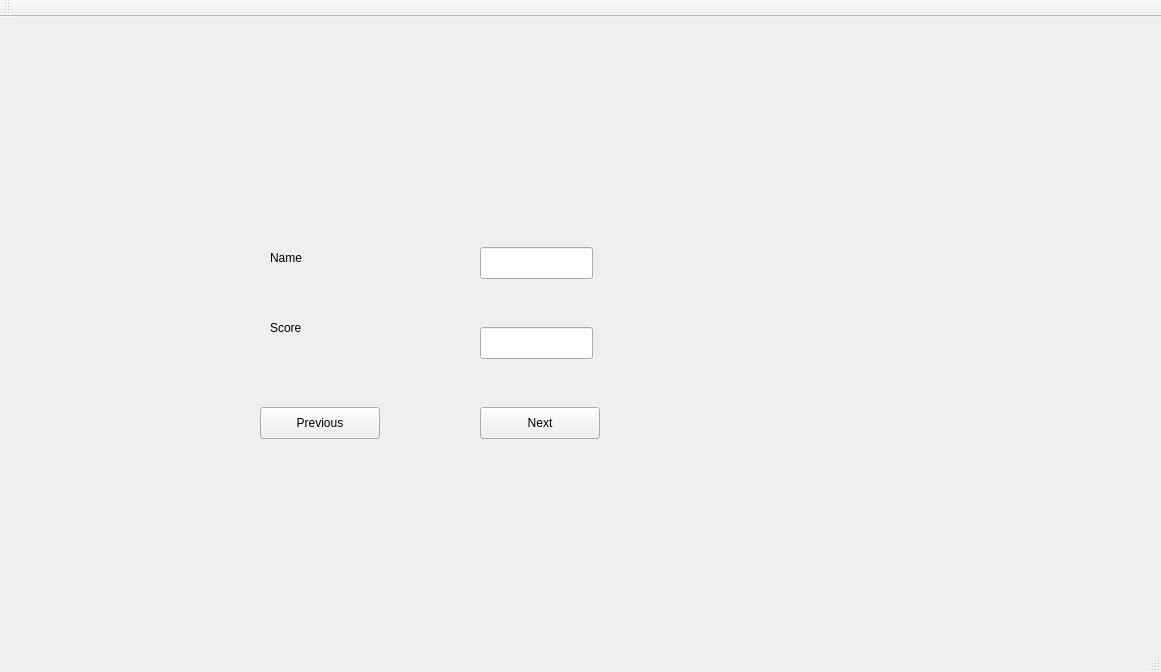
<?xml version="1.0" encoding="UTF-8"?>
<ui version="4.0">
 <class>MainWindow</class>
 <widget class="QMainWindow" name="MainWindow">
  <property name="geometry">
   <rect>
    <x>0</x>
    <y>0</y>
    <width>1161</width>
    <height>672</height>
   </rect>
  </property>
  <property name="windowTitle">
   <string>MainWindow</string>
  </property>
  <widget class="QWidget" name="centralWidget">
   <widget class="QLabel" name="label">
    <property name="geometry">
     <rect>
      <x>270</x>
      <y>230</y>
      <width>85</width>
      <height>22</height>
     </rect>
    </property>
    <property name="text">
     <string>Name</string>
    </property>
   </widget>
   <widget class="QLabel" name="label_2">
    <property name="geometry">
     <rect>
      <x>270</x>
      <y>300</y>
      <width>85</width>
      <height>22</height>
     </rect>
    </property>
    <property name="text">
     <string>Score</string>
    </property>
   </widget>
   <widget class="QLineEdit" name="lineEdit">
    <property name="geometry">
     <rect>
      <x>480</x>
      <y>230</y>
      <width>113</width>
      <height>32</height>
     </rect>
    </property>
   </widget>
   <widget class="QLineEdit" name="lineEdit_2">
    <property name="geometry">
     <rect>
      <x>480</x>
      <y>310</y>
      <width>113</width>
      <height>32</height>
     </rect>
    </property>
   </widget>
   <widget class="QPushButton" name="pushButton">
    <property name="geometry">
     <rect>
      <x>260</x>
      <y>390</y>
      <width>120</width>
      <height>32</height>
     </rect>
    </property>
    <property name="text">
     <string>Previous</string>
    </property>
   </widget>
   <widget class="QPushButton" name="pushButton_2">
    <property name="geometry">
     <rect>
      <x>480</x>
      <y>390</y>
      <width>120</width>
      <height>32</height>
     </rect>
    </property>
    <property name="text">
     <string>Next</string>
    </property>
   </widget>
  </widget>
  <widget class="QMenuBar" name="menuBar">
   <property name="geometry">
    <rect>
     <x>0</x>
     <y>0</y>
     <width>1161</width>
     <height>30</height>
    </rect>
   </property>
  </widget>
  <widget class="QToolBar" name="mainToolBar">
   <attribute name="toolBarArea">
    <enum>TopToolBarArea</enum>
   </attribute>
   <attribute name="toolBarBreak">
    <bool>false</bool>
   </attribute>
  </widget>
  <widget class="QStatusBar" name="statusBar"/>
 </widget>
 <layoutdefault spacing="6" margin="11"/>
 <resources/>
 <connections/>
</ui>
